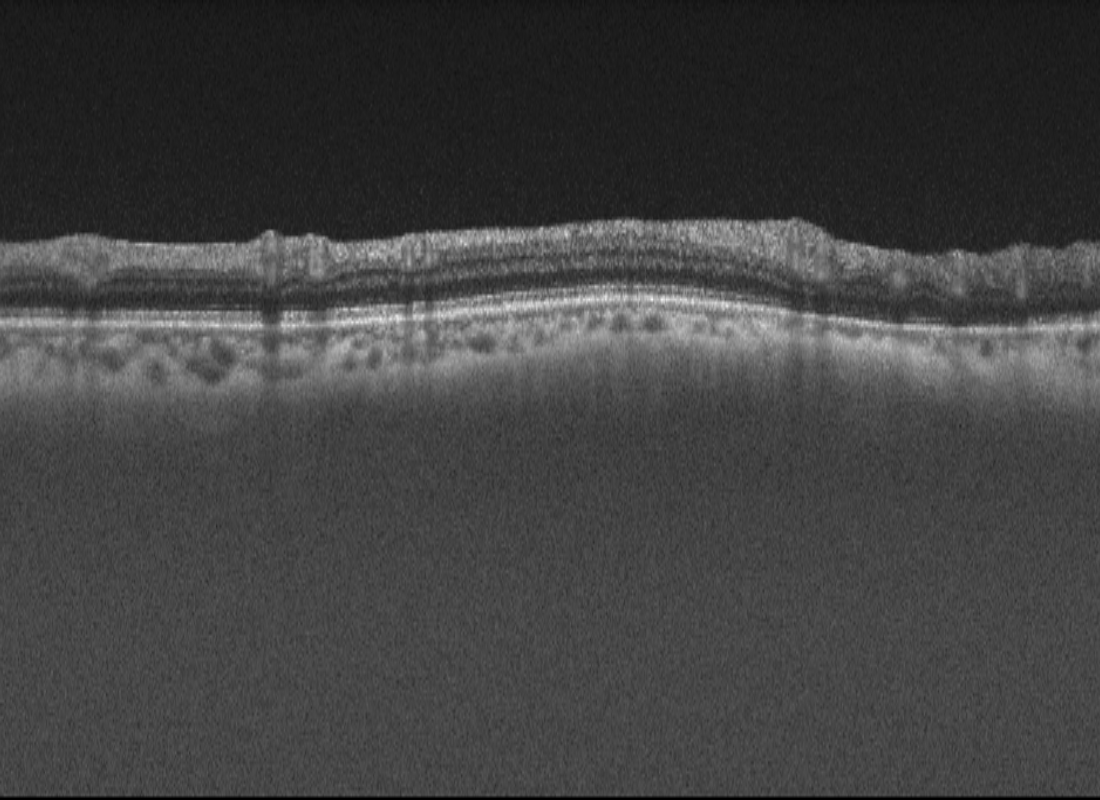
#> input picture src/Miracle-boyi/classification/GOALS2022-Validation/Image/0109.png, 1100 x 800 px, found by its file name; its folder holds only this picture in this run
$ python infer_seg_merge.py
#> lines starting #> are read from the running program, lines starting #| are printed output that depends on the picture; after the words box and inside, x2 and y2 are one past the last pixel; in counts of white or black regions, pixels touching at a corner belong together
import os

import cv2
import numpy as np
from skimage import measure, morphology


def keep_max_area(mask: np.ndarray):
    label = measure.label(mask)
    regions = measure.regionprops(label)
    max_idx = np.argmax([region.area for region in regions])
    label[label != max_idx + 1] = 0
    return np.uint8(label)


def fill_between_cls12_area_to_cls1(mask: np.ndarray):
    mask_t = morphology.remove_small_holes(mask != 255, area_threshold=860).astype(np.uint8)
    mask[np.logical_and(mask == 255, mask_t != 0)] = 0
    return mask


mask_name_list = [path for path in os.listdir('GOALS2022-Validation/GOALS2022-Validation/Image') if '.png' in path]

os.makedirs('results/Layer_Segmentations', exist_ok=True)

for mask_name in mask_name_list:
    cls3 = cv2.imread(f'data/cls3/pseudo_color_prediction/{mask_name}', cv2.IMREAD_GRAYSCALE)
#> cls3 is the input picture: shape (800, 1100); min 0, max 247, mean 65.3
    cls2 = cv2.imread(f'data/cls2/pseudo_color_prediction/{mask_name}', cv2.IMREAD_GRAYSCALE)
    cls1 = cv2.imread(f'data/cls123/pseudo_color_prediction/{mask_name}', cv2.IMREAD_GRAYSCALE)

    cls3 = keep_max_area(np.uint8(cls3 == 160))
#> in keep_max_area, `regions = measure.regionprops(label)`: regions = 408 regions; largest, box (x1, y1, x2, y2) and area: (517, 234, 520, 239) 6, (458, 241, 460, 245) 5, (420, 335, 422, 339) 5, (592, 335, 594, 339) 5, (642, 309, 644, 313) 4
#> in keep_max_area, `max_idx = np.argmax([region.area for region in regions])`: max_idx = 22
#> in keep_max_area, `label[label != max_idx + 1] = 0`:
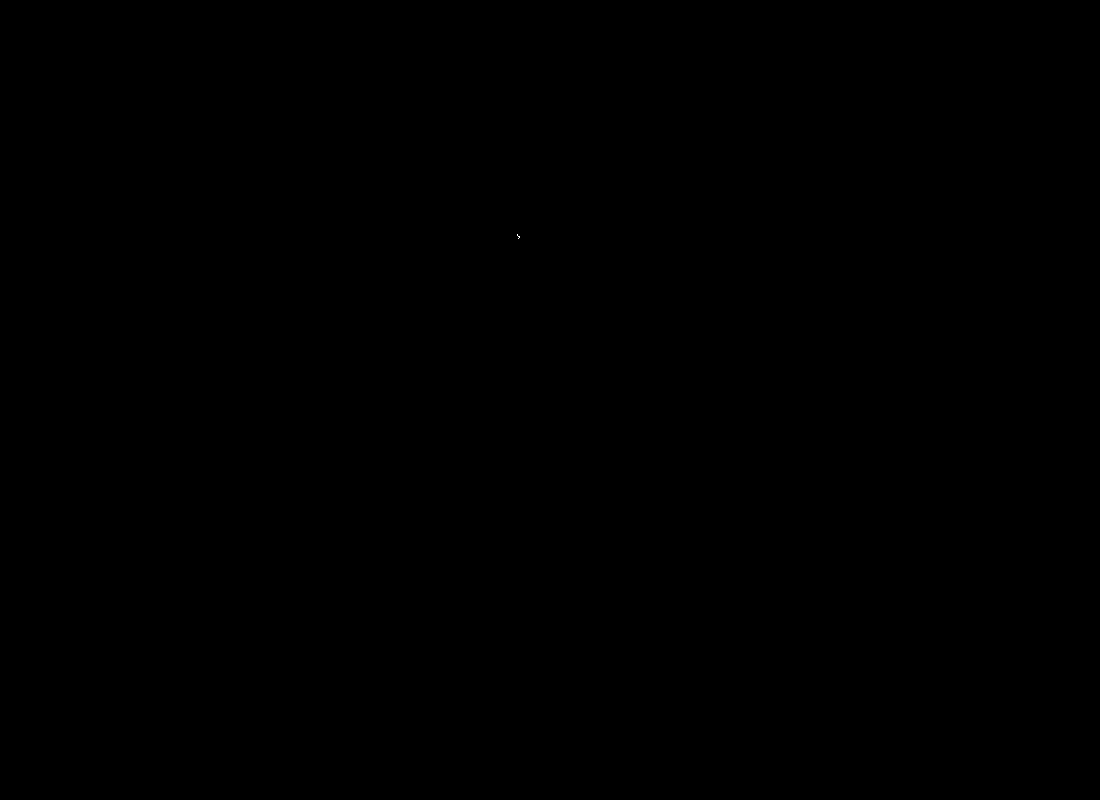
#> label: shape (800, 1100) int64; values 0 (black) and 23 (white), 0% white in thin lines or dots, all inside (x1, y1, x2, y2) = (517, 234, 520, 239)
    cls2 = keep_max_area(np.uint8(cls2 == 80))
#> in keep_max_area (call 2), `label = measure.label(mask)`:
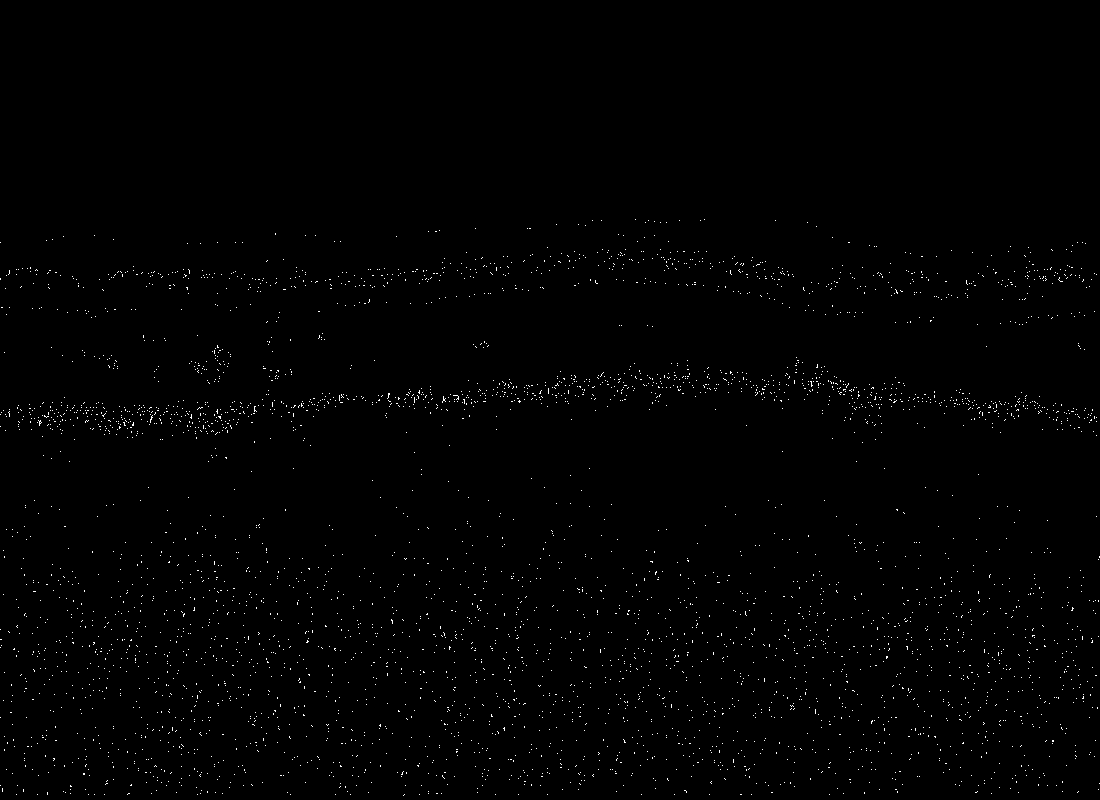
#> mask: shape (800, 1100); values 0 (black) and 1 (white), 0.65% white in thin lines or dots, all inside (x1, y1, x2, y2) = (0, 219, 1100, 796)
#> in keep_max_area (call 2), `regions = measure.regionprops(label)`: regions = 4215 regions
#> in keep_max_area (call 2), `max_idx = np.argmax([region.area for region in regions])`: max_idx = 1138
    cls1 = keep_max_area(np.uint8(cls1 == 0))
#> in keep_max_area (call 3), `label = measure.label(mask)`:
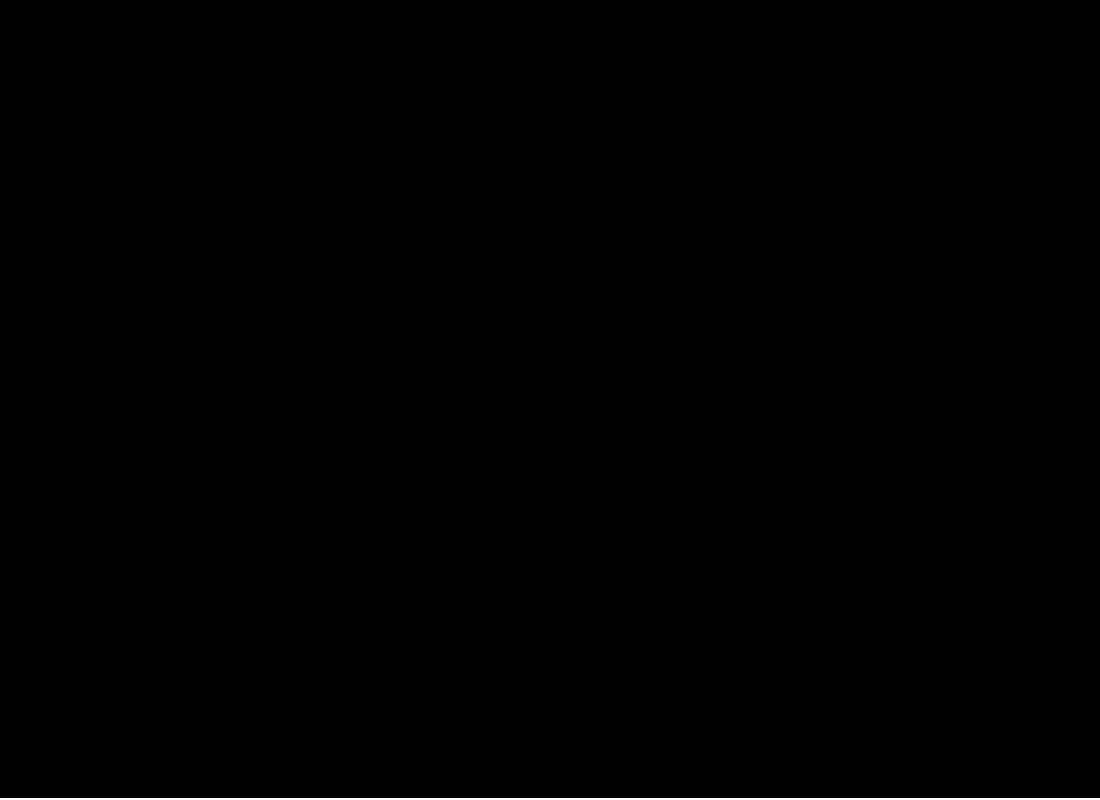
#> label: shape (800, 1100) int64; values 0 (black) and 1 (white), 0.25% white; 1 white region, box (x1, y1, x2, y2) and area: (0, 798, 1100, 800) 2200
#> in keep_max_area (call 3), `regions = measure.regionprops(label)`: regions = 1 regions; box (x1, y1, x2, y2) and area: (0, 798, 1100, 800) 2200
#> in keep_max_area (call 3), `max_idx = np.argmax([region.area for region in regions])`: max_idx = 0

    mask = np.ones_like(cls1, dtype='uint8') * 255
    mask[cls1 != 0] = 0
    mask[cls2 != 0] = 80
    mask = fill_between_cls12_area_to_cls1(mask)
    mask[cls3 != 0] = 160

    cv2.imwrite(os.path.join('results/Layer_Segmentations', mask_name), mask)
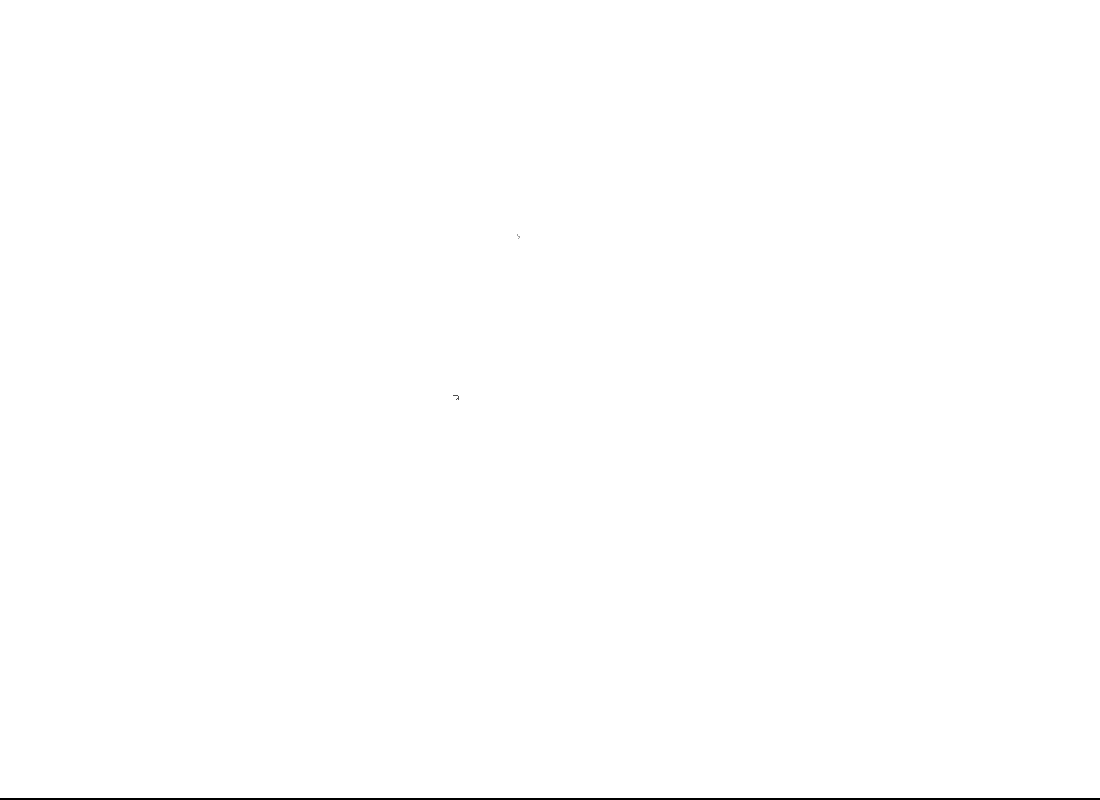
#> saved as 0109.png: shape (800, 1100); min 0, max 255, mean 254.4

$ run again, on src/Miracle-boyi/classification/GOALS2022-Validation/Image/0137.png
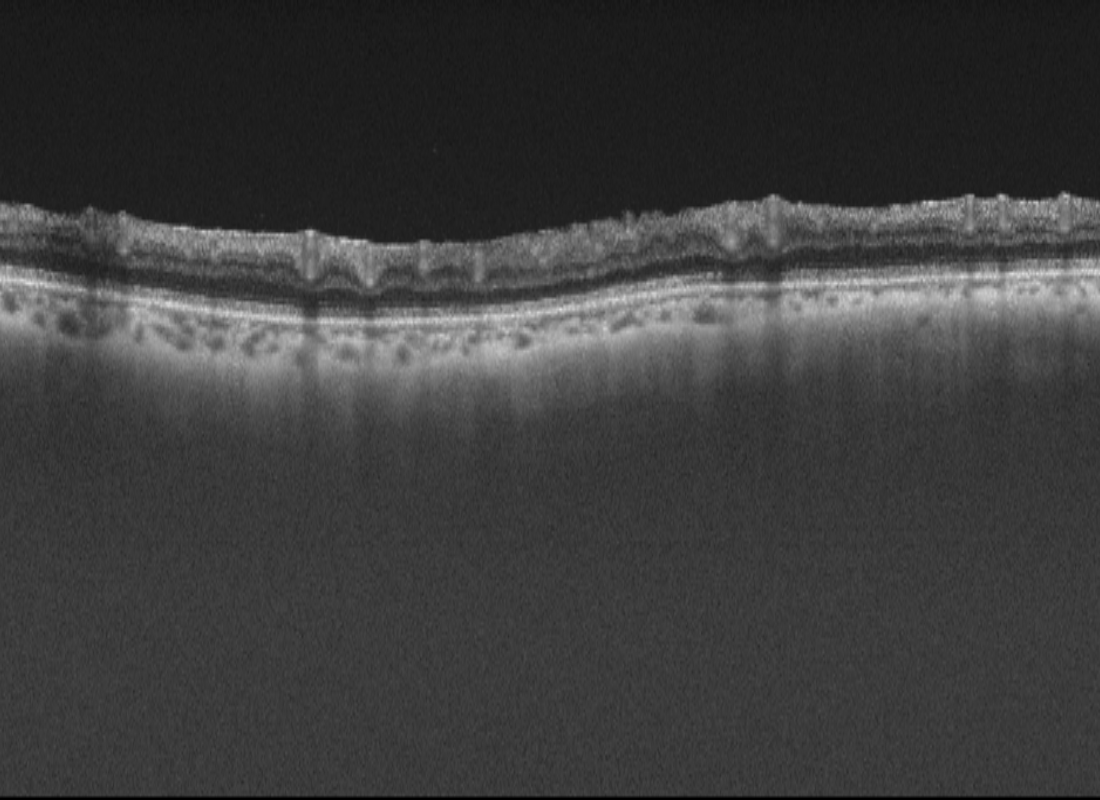
#> input picture src/Miracle-boyi/classification/GOALS2022-Validation/Image/0137.png, 1100 x 800 px, found by its file name
#> cls3 is the input picture: shape (800, 1100); min 0, max 226, mean 60.8
#> mask: shape (800, 1100); values 0 (black) and 1 (white), 0.09% white in thin lines or dots, all inside (x1, y1, x2, y2) = (0, 196, 1099, 365)
#> regions = 640 regions; largest, box (x1, y1, x2, y2) and area: (322, 351, 327, 355) 8, (13, 316, 16, 320) 6, (676, 321, 678, 326) 6, (268, 334, 271, 339) 6, (208, 234, 213, 236) 5
#> max_idx = 600
#> in keep_max_area (call 2), `label = measure.label(mask)`:
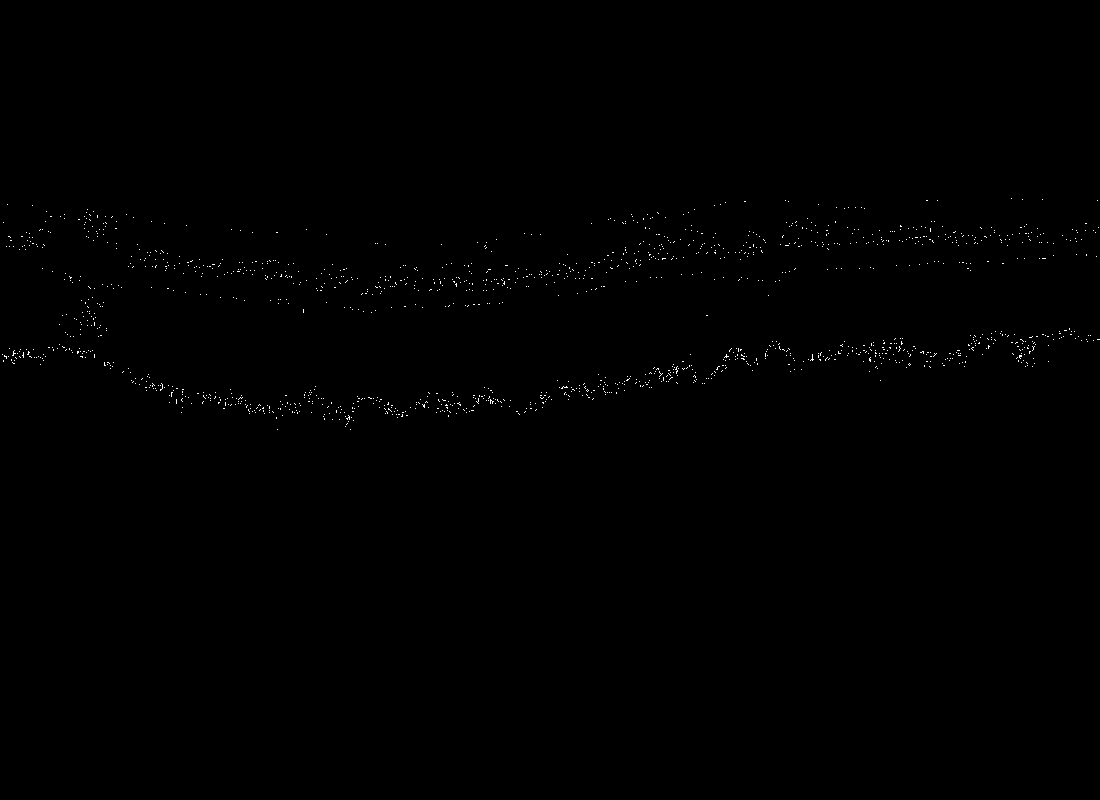
#> mask: shape (800, 1100); values 0 (black) and 1 (white), 0.25% white in thin lines or dots, all inside (x1, y1, x2, y2) = (2, 198, 1100, 430)
#> regions = 1492 regions; largest, box (x1, y1, x2, y2) and area: (810, 354, 814, 361) 10, (675, 366, 678, 374) 10, (490, 399, 494, 404) 10, (12, 350, 16, 356) 9, (160, 383, 163, 391) 9
#> max_idx = 981
#> mask: shape (800, 1100); values 0 (black) and 1 (white), 0.25% white; 1 white region
#> regions = 1 regions; box (x1, y1, x2, y2) and area: (0, 798, 1100, 800) 2200
